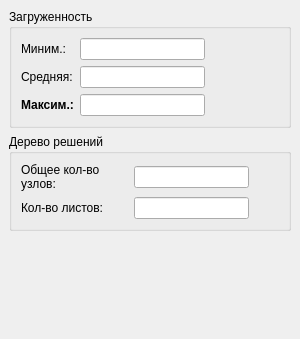
<?xml version="1.0" encoding="UTF-8"?>
<ui version="4.0">
 <class>TotalsWidget</class>
 <widget class="QDockWidget" name="TotalsWidget">
  <property name="geometry">
   <rect>
    <x>0</x>
    <y>0</y>
    <width>300</width>
    <height>339</height>
   </rect>
  </property>
  <property name="features">
   <set>QDockWidget::DockWidgetFloatable|QDockWidget::DockWidgetMovable</set>
  </property>
  <property name="allowedAreas">
   <set>Qt::LeftDockWidgetArea|Qt::RightDockWidgetArea</set>
  </property>
  <property name="windowTitle">
   <string>Общие данные</string>
  </property>
  <widget class="QWidget" name="dockWidgetContents">
   <layout class="QVBoxLayout" name="verticalLayout">
    <item>
     <widget class="QGroupBox" name="groupBox">
      <property name="toolTip">
       <string>Загруженность исполнителей</string>
      </property>
      <property name="title">
       <string>Загруженность</string>
      </property>
      <property name="flat">
       <bool>true</bool>
      </property>
      <layout class="QGridLayout" name="gridLayout_2">
       <item row="0" column="0">
        <widget class="QLabel" name="label">
         <property name="text">
          <string>Миним.:</string>
         </property>
        </widget>
       </item>
       <item row="0" column="1">
        <widget class="QLineEdit" name="lineEdit_minLoad">
         <property name="sizePolicy">
          <sizepolicy hsizetype="Expanding" vsizetype="Fixed">
           <horstretch>0</horstretch>
           <verstretch>0</verstretch>
          </sizepolicy>
         </property>
         <property name="font">
          <font>
           <family>Courier New</family>
          </font>
         </property>
         <property name="alignment">
          <set>Qt::AlignRight|Qt::AlignTrailing|Qt::AlignVCenter</set>
         </property>
         <property name="readOnly">
          <bool>true</bool>
         </property>
        </widget>
       </item>
       <item row="1" column="0">
        <widget class="QLabel" name="label_3">
         <property name="text">
          <string>Средняя:</string>
         </property>
        </widget>
       </item>
       <item row="1" column="1">
        <widget class="QLineEdit" name="lineEdit_avgLoad">
         <property name="sizePolicy">
          <sizepolicy hsizetype="Expanding" vsizetype="Fixed">
           <horstretch>0</horstretch>
           <verstretch>0</verstretch>
          </sizepolicy>
         </property>
         <property name="font">
          <font>
           <family>Courier New</family>
          </font>
         </property>
         <property name="alignment">
          <set>Qt::AlignRight|Qt::AlignTrailing|Qt::AlignVCenter</set>
         </property>
         <property name="readOnly">
          <bool>true</bool>
         </property>
        </widget>
       </item>
       <item row="3" column="0">
        <widget class="QLabel" name="label_2">
         <property name="font">
          <font>
           <weight>75</weight>
           <bold>true</bold>
          </font>
         </property>
         <property name="text">
          <string>Максим.:</string>
         </property>
        </widget>
       </item>
       <item row="3" column="1">
        <widget class="QLineEdit" name="lineEdit_maxLoad">
         <property name="sizePolicy">
          <sizepolicy hsizetype="Expanding" vsizetype="Fixed">
           <horstretch>0</horstretch>
           <verstretch>0</verstretch>
          </sizepolicy>
         </property>
         <property name="font">
          <font>
           <family>Courier New</family>
          </font>
         </property>
         <property name="alignment">
          <set>Qt::AlignRight|Qt::AlignTrailing|Qt::AlignVCenter</set>
         </property>
         <property name="readOnly">
          <bool>true</bool>
         </property>
        </widget>
       </item>
       <item row="1" column="2">
        <spacer name="horizontalSpacer_2">
         <property name="orientation">
          <enum>Qt::Horizontal</enum>
         </property>
         <property name="sizeHint" stdset="0">
          <size>
           <width>40</width>
           <height>20</height>
          </size>
         </property>
        </spacer>
       </item>
      </layout>
     </widget>
    </item>
    <item>
     <widget class="QGroupBox" name="groupBox_2">
      <property name="title">
       <string>Дерево решений</string>
      </property>
      <property name="flat">
       <bool>true</bool>
      </property>
      <layout class="QGridLayout" name="gridLayout">
       <item row="1" column="0">
        <widget class="QLabel" name="label_5">
         <property name="text">
          <string>Общее кол-во узлов:</string>
         </property>
         <property name="wordWrap">
          <bool>true</bool>
         </property>
        </widget>
       </item>
       <item row="1" column="1">
        <widget class="QLineEdit" name="lineEdit_treeNodesCount">
         <property name="font">
          <font>
           <family>Courier New</family>
          </font>
         </property>
         <property name="alignment">
          <set>Qt::AlignRight|Qt::AlignTrailing|Qt::AlignVCenter</set>
         </property>
        </widget>
       </item>
       <item row="3" column="1">
        <widget class="QLineEdit" name="lineEdit_treeLeavesCount">
         <property name="font">
          <font>
           <family>Courier New</family>
          </font>
         </property>
         <property name="alignment">
          <set>Qt::AlignRight|Qt::AlignTrailing|Qt::AlignVCenter</set>
         </property>
         <property name="readOnly">
          <bool>true</bool>
         </property>
        </widget>
       </item>
       <item row="3" column="0">
        <widget class="QLabel" name="label_4">
         <property name="text">
          <string>Кол-во листов:</string>
         </property>
         <property name="wordWrap">
          <bool>true</bool>
         </property>
        </widget>
       </item>
       <item row="1" column="2">
        <spacer name="horizontalSpacer">
         <property name="orientation">
          <enum>Qt::Horizontal</enum>
         </property>
         <property name="sizeHint" stdset="0">
          <size>
           <width>40</width>
           <height>20</height>
          </size>
         </property>
        </spacer>
       </item>
      </layout>
     </widget>
    </item>
    <item>
     <spacer name="verticalSpacer">
      <property name="orientation">
       <enum>Qt::Vertical</enum>
      </property>
      <property name="sizeHint" stdset="0">
       <size>
        <width>20</width>
        <height>40</height>
       </size>
      </property>
     </spacer>
    </item>
   </layout>
  </widget>
 </widget>
 <resources/>
 <connections/>
</ui>
